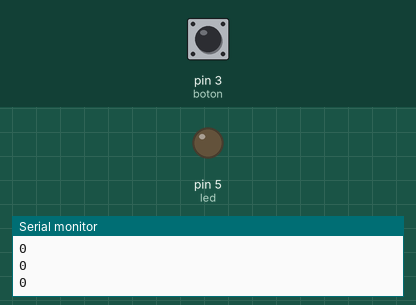
Simulated run of this sketch. Board: Arduino Uno, built with avr-gcc and run on an emulated ATmega328P. Parts: output pins drawn as LEDs (lit = HIGH), the last lines printed to the serial monitor. The inputs (shaded band) are chosen by the test bench; at power-on: pin 3 (boton) LOW.

Above: at 1.2 s.
1.3 s: pin 3 (boton) pulled HIGH for 0.15 s
At 1.37 s:
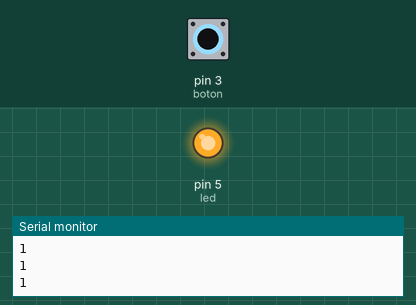
2.9 s: pin 3 (boton) pulled HIGH for 3.2 s
At 6.6 s:
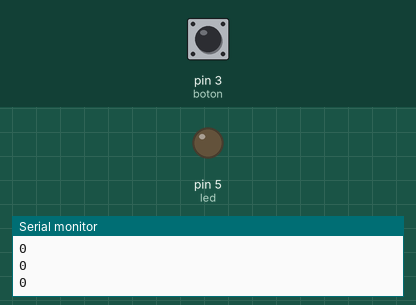
Timing chart, 0 to 8.1 s (numbered marks = the images above; inputs shaded):
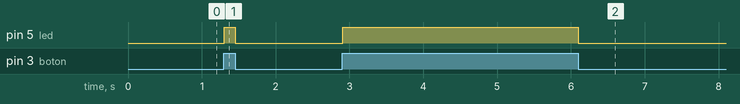

The sketch:

05Pushutton.ino
```cpp
int boton = 3;
int led = 5;

void setup() {
  Serial.begin(9600);

  pinMode(boton, INPUT);
  pinMode(led, OUTPUT);

}

void loop() {
  // leer el input:
  int buttonState = digitalRead(boton);

  //print:
  Serial.println(buttonState);

  delay(10);

//prender o apagar el led:
if(digitalRead(boton)){
    digitalWrite(led, HIGH);
  }
  else{
    digitalWrite(led, LOW);
  }

}
```

Measured:
- after the input at 1.3 s, pin 5 (led): LOW → HIGH at once, → LOW 0.15 s later
- after the input at 2.9 s, pin 5 (led): LOW → HIGH at once, → LOW 3.2 s later
